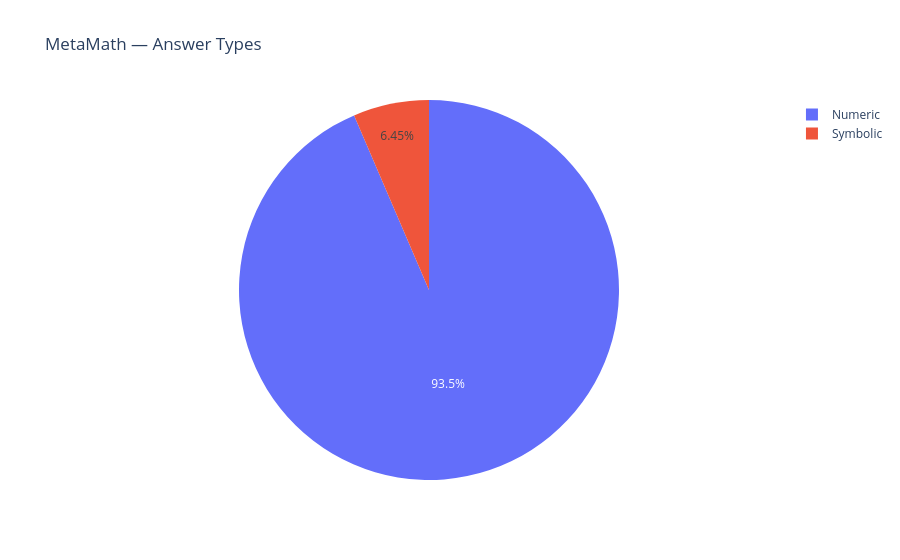

This figure's notebook cell:
### Code cell
numeric = sum(1 for i in range(len(mm)) if parse_numeric(mm[i]["final_answer"]) is not None)
symbolic = len(mm) - numeric

fig = px.pie(
    names=["Numeric", "Symbolic"],
    values=[numeric, symbolic],
    title="MetaMath — Answer Types",
)
fig.show()

### Figure 1 — Plotly figure (JSON) as saved in the notebook; plotly's stock layout.template omitted (floating-point values rounded to 4 significant figures)
{"data": [{"domain": {"x": [0, 1], "y": [0, 1]}, "hovertemplate": "label=%{label}<br>value=%{value}<extra></extra>", "labels": ["Numeric", "Symbolic"], "legendgroup": "", "name": "", "showlegend": true, "type": "pie", "values": [7484, 516]}], "layout": {"legend": {"tracegroupgap": 0}, "title": {"text": "MetaMath — Answer Types"}}}
